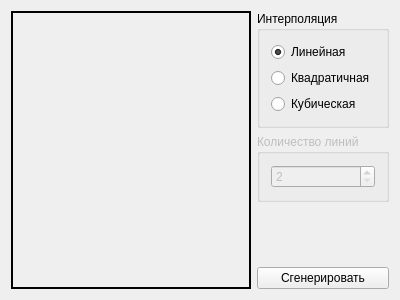
<?xml version="1.0" encoding="UTF-8"?>
<ui version="4.0">
 <class>Widget</class>
 <widget class="QWidget" name="Widget">
  <property name="geometry">
   <rect>
    <x>0</x>
    <y>0</y>
    <width>400</width>
    <height>300</height>
   </rect>
  </property>
  <property name="windowTitle">
   <string>Widget</string>
  </property>
  <layout class="QGridLayout" name="gridLayout_2">
   <item row="0" column="0" rowspan="4">
    <widget class="PlotFrame" name="frame">
     <property name="frameShape">
      <enum>QFrame::WinPanel</enum>
     </property>
     <property name="frameShadow">
      <enum>QFrame::Plain</enum>
     </property>
    </widget>
   </item>
   <item row="0" column="1">
    <widget class="QGroupBox" name="groupBox">
     <property name="sizePolicy">
      <sizepolicy hsizetype="Maximum" vsizetype="Preferred">
       <horstretch>0</horstretch>
       <verstretch>0</verstretch>
      </sizepolicy>
     </property>
     <property name="title">
      <string>Интерполяция</string>
     </property>
     <layout class="QVBoxLayout" name="verticalLayout">
      <item>
       <widget class="QRadioButton" name="linearRadioButton">
        <property name="text">
         <string>Линейная</string>
        </property>
        <property name="checked">
         <bool>true</bool>
        </property>
       </widget>
      </item>
      <item>
       <widget class="QRadioButton" name="squareRadioButton">
        <property name="text">
         <string>Квадратичная</string>
        </property>
       </widget>
      </item>
      <item>
       <widget class="QRadioButton" name="cubicRadioButton">
        <property name="text">
         <string>Кубическая</string>
        </property>
       </widget>
      </item>
     </layout>
    </widget>
   </item>
   <item row="1" column="1">
    <widget class="QGroupBox" name="lineGroupBox">
     <property name="enabled">
      <bool>false</bool>
     </property>
     <property name="title">
      <string>Количество линий</string>
     </property>
     <layout class="QGridLayout" name="gridLayout">
      <item row="0" column="0">
       <widget class="QSpinBox" name="stepSpinBox">
        <property name="minimum">
         <number>2</number>
        </property>
        <property name="singleStep">
         <number>2</number>
        </property>
       </widget>
      </item>
     </layout>
    </widget>
   </item>
   <item row="2" column="1">
    <spacer name="verticalSpacer">
     <property name="orientation">
      <enum>Qt::Vertical</enum>
     </property>
     <property name="sizeHint" stdset="0">
      <size>
       <width>20</width>
       <height>89</height>
      </size>
     </property>
    </spacer>
   </item>
   <item row="3" column="1">
    <widget class="QPushButton" name="generateButton">
     <property name="sizePolicy">
      <sizepolicy hsizetype="Preferred" vsizetype="Fixed">
       <horstretch>0</horstretch>
       <verstretch>0</verstretch>
      </sizepolicy>
     </property>
     <property name="text">
      <string>Сгенерировать</string>
     </property>
    </widget>
   </item>
  </layout>
 </widget>
 <layoutdefault spacing="6" margin="11"/>
 <customwidgets>
  <customwidget>
   <class>PlotFrame</class>
   <extends>QFrame</extends>
   <header>plotframe.h</header>
   <container>1</container>
  </customwidget>
 </customwidgets>
 <resources/>
 <connections/>
</ui>
